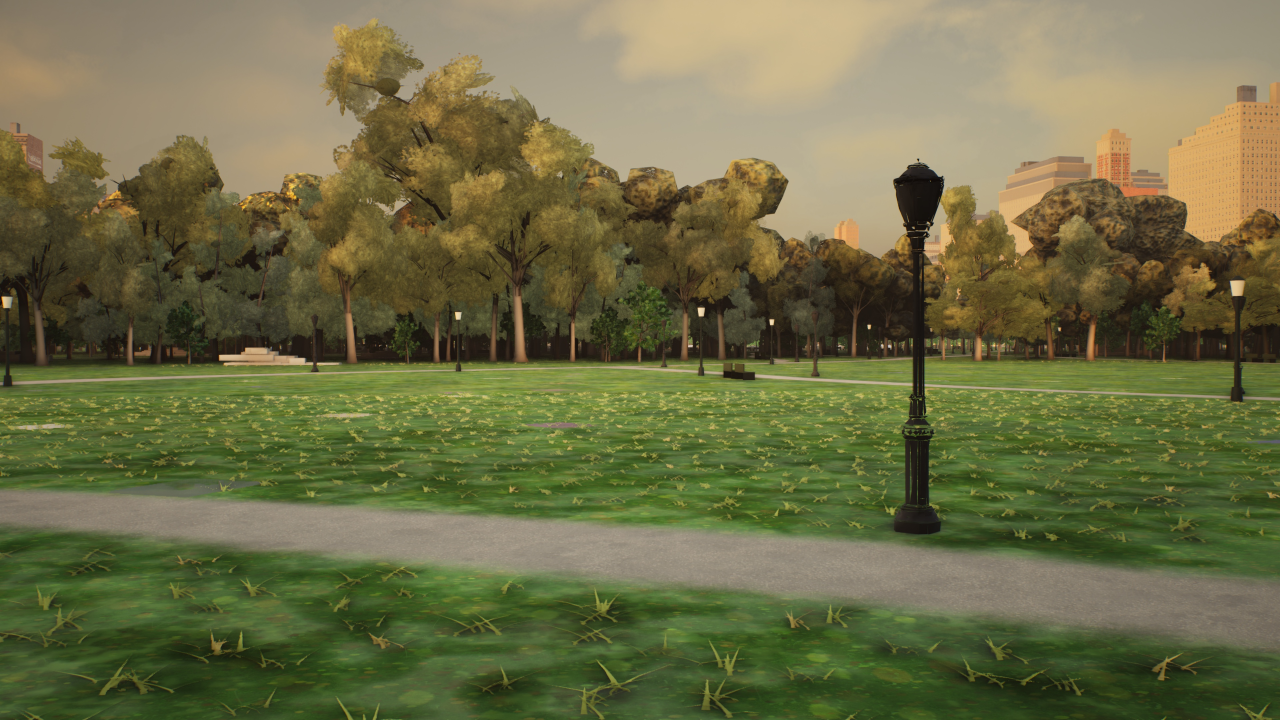
#> input picture docs/night1/terrain/round-02/stills/p10_lawn_eye.jpg, 3840 x 2160 px (shown at 1/3 size)
$ python -i crown_stats.py   (imports and definitions only)
#> lines starting #> are read from the running program, lines starting #| are printed output that depends on the picture; after the words box and inside, x2 and y2 are one past the last pixel; in counts of white or black regions, pixels touching at a corner belong together
#!/usr/bin/env python3
"""Tree-crown detail check (round-01 critic's biggest gap; round-02 PASS test), CPU only.
  1. crown crops: high-pass SD = std of (Y - GaussianBlur(Y, sigma 3)) on hand-picked 150 x 150 crops of pure crown (luma Y 0..255); boxes are pixel boxes on the 3840 x 2160 stills,
     listed in docs/night1/terrain/round-NN/crops.json  {"crowns": {"p1_south.jpg": [[x, y], ...]}, "reference": {"<ref image path>": [[x, y], ...]}}.  PASS: every crop >= 9.
  2. flat-shaded hull faces: foliage-coloured pixels whose local luma variation is almost zero form flat patches (what a smooth-shaded low-poly hull looks like); a patch's width
     is the diameter of its largest inscribed circle (distance transform). PASS: no patch wider than 40 px in p1_south / p10_lawn_eye.
  3. (r03) crown silhouette: the longest straight segment on the foliage-mask boundary where it meets the sky (a hull facet edge reads as a straight line against the sky).
     The foliage / sky masks are cleaned (3 px opening / closing), the boundary is traced as contours, only contour points with sky within 3 px are kept, every run of them is
     simplified by Douglas-Peucker with a 1.5 px tolerance and the longest resulting segment is reported (image borders excluded). Segments within 4 deg of horizontal / vertical
     are building / lamp-post edges (the cameras have no roll); a segment whose foliage-side strip (5 px in) is dark (median luma < 55: lamp heads, trunks, bare limbs),
     thin (median mask thickness < 3.5 px: twigs) or outside the canopy hue range 32-170 deg (brick / facades) is not a crown edge either. All set-aside segments are listed with
     the reason, never scored. PASS: <= 40 px in p10_lawn_eye.
  r03: the flat-patch test also counts dark pockets (luma < 40, any hue) that touch foliage (within 15 px), so a crushed black shadow pocket cannot hide from it.
usage: crown_stats.py <stills dir> <crops.json> <out.json> [--flat image.jpg ...] [--silhouette image.jpg ...] [--preview preview.png]"""
import sys, json, os
import numpy as np
from PIL import Image, ImageDraw
from scipy.ndimage import gaussian_filter, uniform_filter, distance_transform_edt, label, binary_opening, binary_closing, binary_dilation

CROP = 150
def luma(a): return 0.299 * a[..., 0] + 0.587 * a[..., 1] + 0.114 * a[..., 2]
def load(p): return np.asarray(Image.open(p).convert('RGB')).astype(np.float32)

# [40 lines left out: functions hp_sd, crop_stats, flat_faces, not called in this run]

def foliage_sky_masks(im):
    Y = luma(im); r, g, b = im[..., 0], im[..., 1], im[..., 2]
    mx = im.max(axis=2); mn = im.min(axis=2); sat = (mx - mn) / np.maximum(mx, 1.0)
    m1 = uniform_filter(Y, 7); m2 = uniform_filter(Y * Y, 7); lstd = np.sqrt(np.maximum(m2 - m1 * m1, 0))
    # sky (incl. the warm golden-hour haze and clouds): bright, weakly saturated, smooth, and connected to the top edge of the frame
    sky0 = (Y > 120) & (sat < 0.36) & (lstd < 3.5)
    lab, n = label(binary_closing(sky0, iterations=1))
    top = set(np.unique(lab[0:6, :])) - {0}
    sky = np.isin(lab, list(top)) if top else np.zeros_like(sky0)
    # crown side of the skyline: everything that is not sky and is coloured like foliage (yellow-green .. olive .. autumn brown); buildings pass the colour test too,
    # their axis-aligned edges are set aside in silhouette()
    d = np.maximum(mx - mn, 1e-3)
    hue = np.where(mx == r, (60 * (g - b) / d) % 360, np.where(mx == g, 60 * (b - r) / d + 120, 60 * (r - g) / d + 240))
    foliage = ~sky & (sat > 0.18) & (hue > 15) & (hue < 170)
    foliage = binary_closing(binary_opening(foliage, iterations=1), iterations=1)
    return foliage, sky

def silhouette(path, tol=1.5, near_sky=3, min_report=40, axis_tol=4.0):
    """longest straight run on the foliage boundary against the sky (see the module docstring)"""
#> called with tol = 1.5, near_sky = 3, min_report = 40, axis_tol = 4
    import cv2
    im = load(path); H, W = im.shape[:2]
    foliage, sky = foliage_sky_masks(im)
#> in foliage_sky_masks, `sky0 = (Y > 120) & (sat < 0.36) & (lstd < 3.5)`:
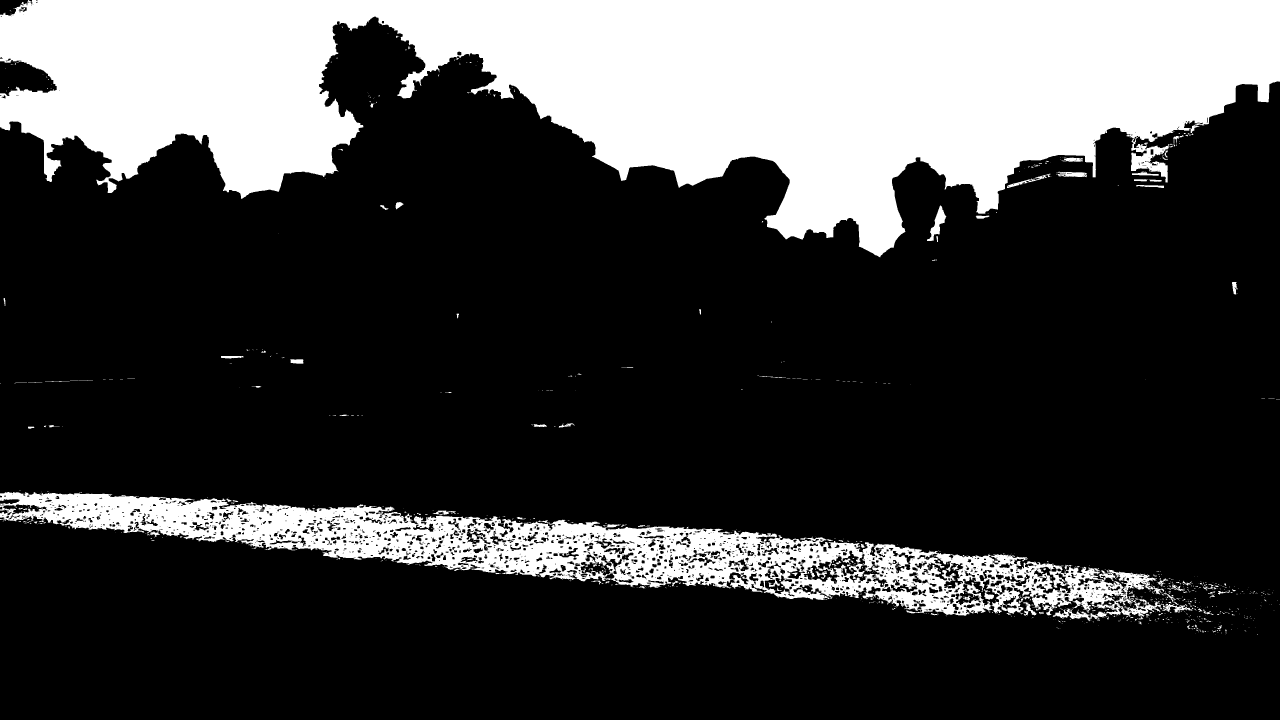
#> sky0: shape (2160, 3840) bool (shown at 1/3 size); 25.2% white; 1043 white regions (873 under 20 px), largest, box (x1, y1, x2, y2) and area: (0, 0, 3840, 772) 1687286, (0, 1476, 3493, 1864) 376603, (2781, 615, 2839, 723) 2135
#> in foliage_sky_masks, `lab, n = label(binary_closing(sky0, iterations=1))`:
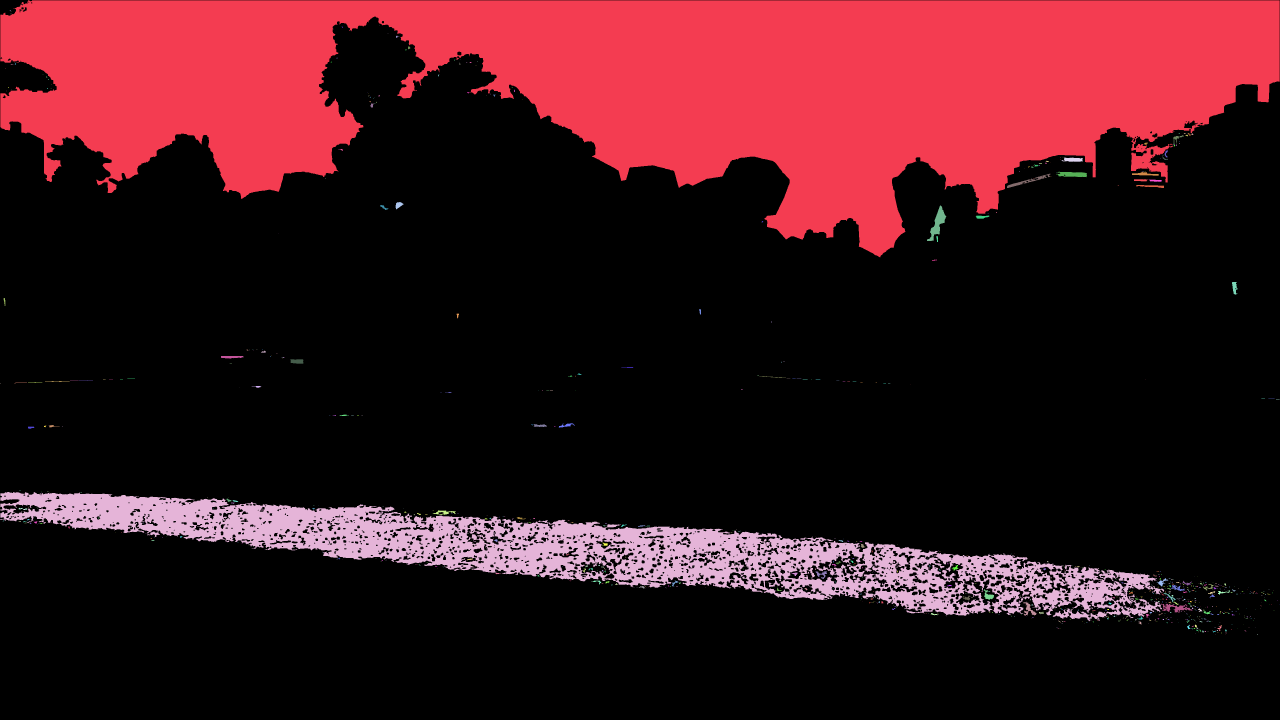
#> lab: shape (2160, 3840) int32 (shown at 1/3 size); 1003 distinct labels, from 0 to 1002; one colour per label, 0 black
#> in foliage_sky_masks, `lab, n = label(binary_closing(sky0, iterations=1))`: n = 1002
#> in foliage_sky_masks, `top = set(np.unique(lab[0:6, :])) - {0}`: top = 1 item
#> in foliage_sky_masks, `foliage = binary_closing(binary_opening(foliage, iterations=1), iterat..`:
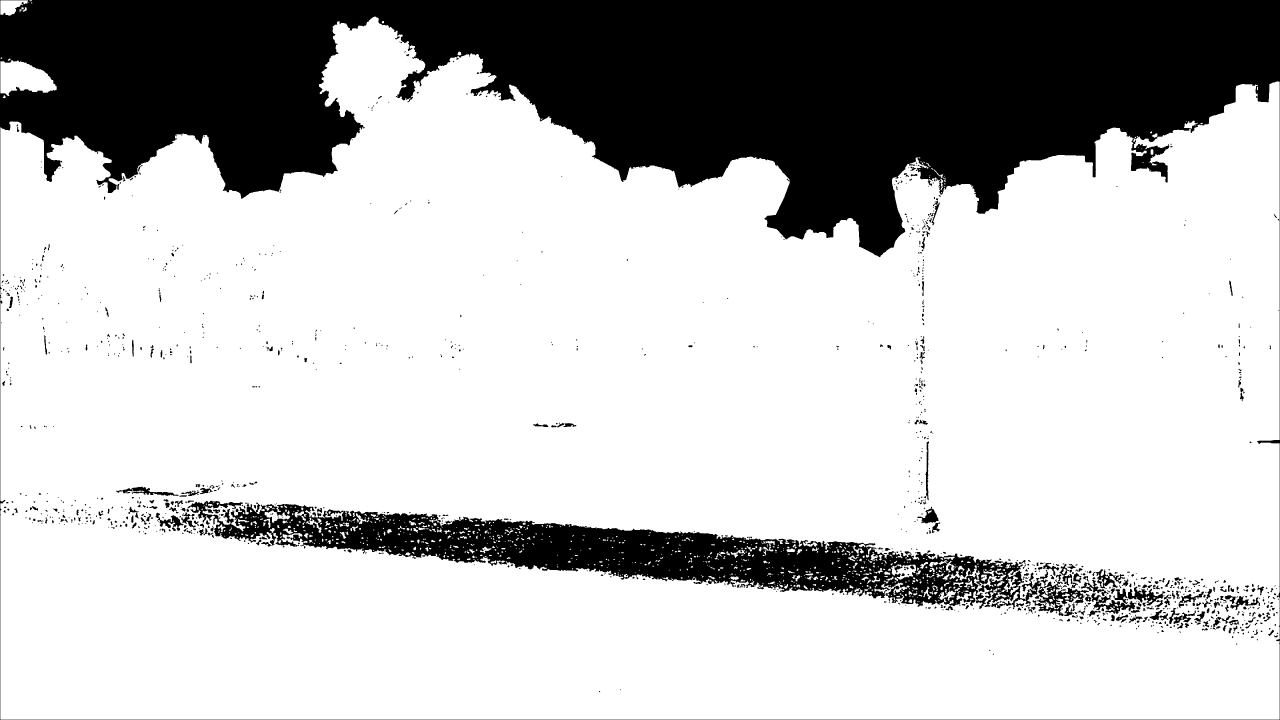
#> foliage: shape (2160, 3840) bool (shown at 1/3 size); 75.4% white; 1210 black regions (681 under 20 px), largest, box (x1, y1, x2, y2) and area: (0, 0, 3840, 2160) 1702668, (562, 1502, 3144, 1828) 271730, (3274, 1760, 3496, 1842) 6408
    skyd = binary_dilation(sky, iterations=near_sky)
#> skyd: shape (2160, 3840) bool; 20.7% white; 1 white region
    cs, _ = cv2.findContours(foliage.astype(np.uint8), cv2.RETR_LIST, cv2.CHAIN_APPROX_NONE)
#> cs = 2262 contours, 1281 with area under 20; largest, box (x1, y1, x2, y2) and area: (1, 50, 3839, 2159) 6567073, (561, 1501, 3125, 1829) 310976, (1, 180, 170, 288) 11927, (3103, 1743, 3268, 1849) 6716, (3273, 1764, 3411, 1843) 4356
    best = []; axial = []; npts = 0
    Y = luma(im); thick = distance_transform_edt(foliage)
#> after `thick = distance_transform_edt(foliage)`:
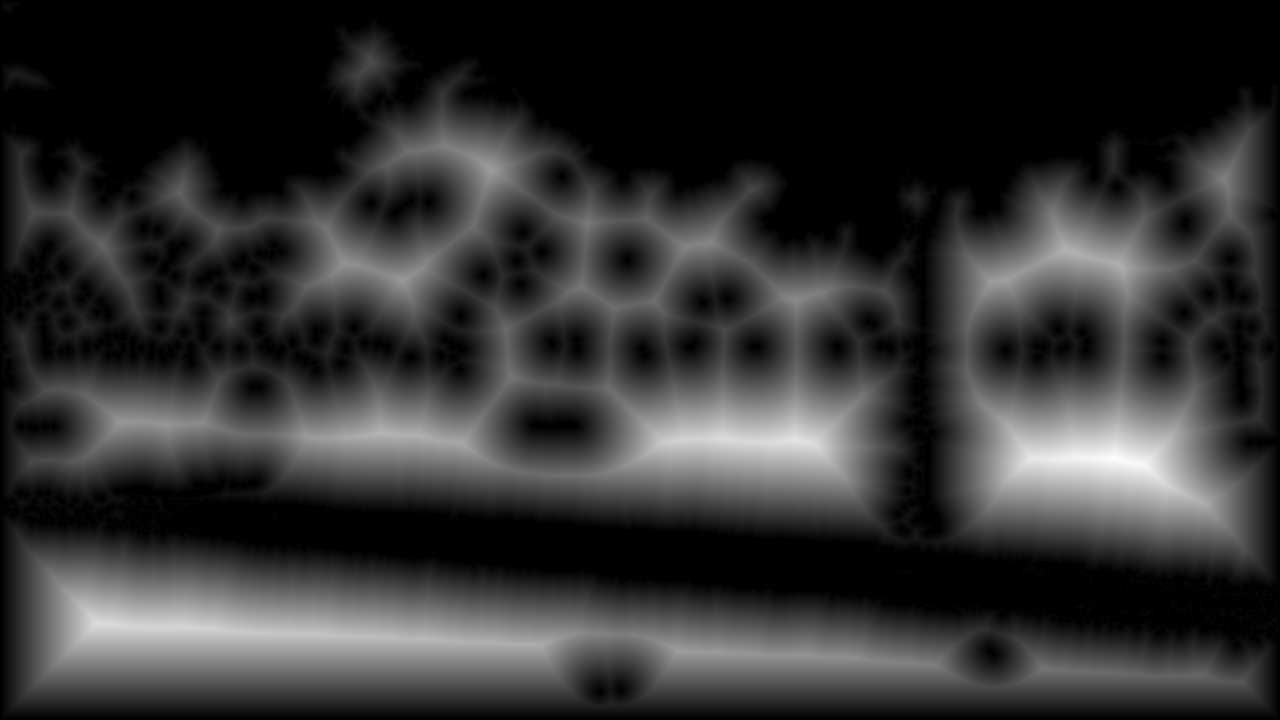
#> thick: shape (2160, 3840) float64 (shown at 1/3 size); min 0, max 332.6, mean 65.7; drawn with min black and max white
    mx = im.max(axis=2); mn = im.min(axis=2); d_ = np.maximum(mx - mn, 1e-3); r_, g_, b_ = im[..., 0], im[..., 1], im[..., 2]
    hue = np.where(mx == r_, (60 * (g_ - b_) / d_) % 360, np.where(mx == g_, 60 * (b_ - r_) / d_ + 120, 60 * (r_ - g_) / d_ + 240))
    def strip_class(a, b):
        """what lies on the foliage side of a boundary segment: 'crown' (leaf-coloured, lit, thicker than a twig) or why not (dark = lamp head / trunk / bare limb,
        thin = a twig or limb under 7 px, hue = brick / facade colours outside the canopy's yellow-olive-green range)"""
        n = max(2, int(np.hypot(*(b - a).astype(float)) // 2)); t = np.linspace(0.0, 1.0, n)
        P = a[None, :] + (b - a)[None, :] * t[:, None]
        nx, ny = -(b - a)[1], (b - a)[0]; nl = max(1e-6, float(np.hypot(nx, ny))); nx, ny = nx / nl, ny / nl
        best_side = None
        for sgn in (1.0, -1.0):   # pick the side of the segment that is foliage
            xs = np.clip((P[:, 0] + sgn * nx * 5).round().astype(int), 0, W - 1); ys = np.clip((P[:, 1] + sgn * ny * 5).round().astype(int), 0, H - 1)
            f = foliage[ys, xs].mean()
            if best_side is None or f > best_side[0]: best_side = (f, xs, ys)
        f, xs, ys = best_side
        if np.median(Y[ys, xs]) < 55: return 'dark'
        if np.median(thick[ys, xs]) < 3.5: return 'thin'
        hh = np.median(hue[ys, xs])
        if hh < 32 or hh > 170: return 'hue'
        return 'crown'
    for c in cs:
        c = c[:, 0, :]
        if len(c) < 20: continue
        ok = skyd[c[:, 1], c[:, 0]] & (c[:, 0] > 2) & (c[:, 0] < W - 3) & (c[:, 1] > 2) & (c[:, 1] < H - 3)
        npts += int(ok.sum())
        # runs of consecutive sky-facing contour points (the contour is closed: rotate so a run does not wrap)
        if ok.all(): runs = [c]
        else:
            k = int(np.argmin(ok)); c2 = np.roll(c, -k, axis=0); o2 = np.roll(ok, -k)
            runs, cur = [], []
            for pnt, f in zip(c2, o2):
                if f: cur.append(pnt)
                elif cur: runs.append(np.array(cur)); cur = []
            if cur: runs.append(np.array(cur))
        for run in runs:
            if len(run) < 10: continue
            ap = cv2.approxPolyDP(run.reshape(-1, 1, 2).astype(np.int32), tol, False)[:, 0, :]
            for a, b in zip(ap[:-1], ap[1:]):
                dx, dy = (b - a).astype(float); L = float(np.hypot(dx, dy))
                if L <= 0: continue
                ang = abs(np.degrees(np.arctan2(dy, dx))) % 90.0
                axis = min(ang, 90.0 - ang) <= axis_tol           # building verticals / roof lines / lamp posts (the cameras have no roll): reported apart
                why = 'axis-aligned' if axis else strip_class(a, b)
                rec = (L, [int(a[0]), int(a[1])], [int(b[0]), int(b[1])], why)
                (best if why == 'crown' else axial).append(rec)
#> after the loop, npts = 9168
    best.sort(key=lambda t: -t[0]); axial.sort(key=lambda t: -t[0])
    return {'image': os.path.basename(path), 'sky_pct': round(100 * float(sky.mean()), 1), 'foliage_pct': round(100 * float(foliage.mean()), 1), 'sky_boundary_points': npts,
            'longest_straight_px': round(best[0][0], 1) if best else 0.0, 'segments_longer_than_%d_px' % min_report: sum(1 for t in best if t[0] > min_report),
            'longest': [{'len_px': round(t[0], 1), 'from': t[1], 'to': t[2]} for t in best[:8]],
            'set_aside': [{'len_px': round(t[0], 1), 'from': t[1], 'to': t[2], 'why': t[3]} for t in axial[:8]]}

# [54 lines left out: function main, not called in this run]
# [1 line not run here, left out]

>>> result = silhouette('../../docs/night1/terrain/round-02/stills/p10_lawn_eye.jpg')
#> result = 8 items
